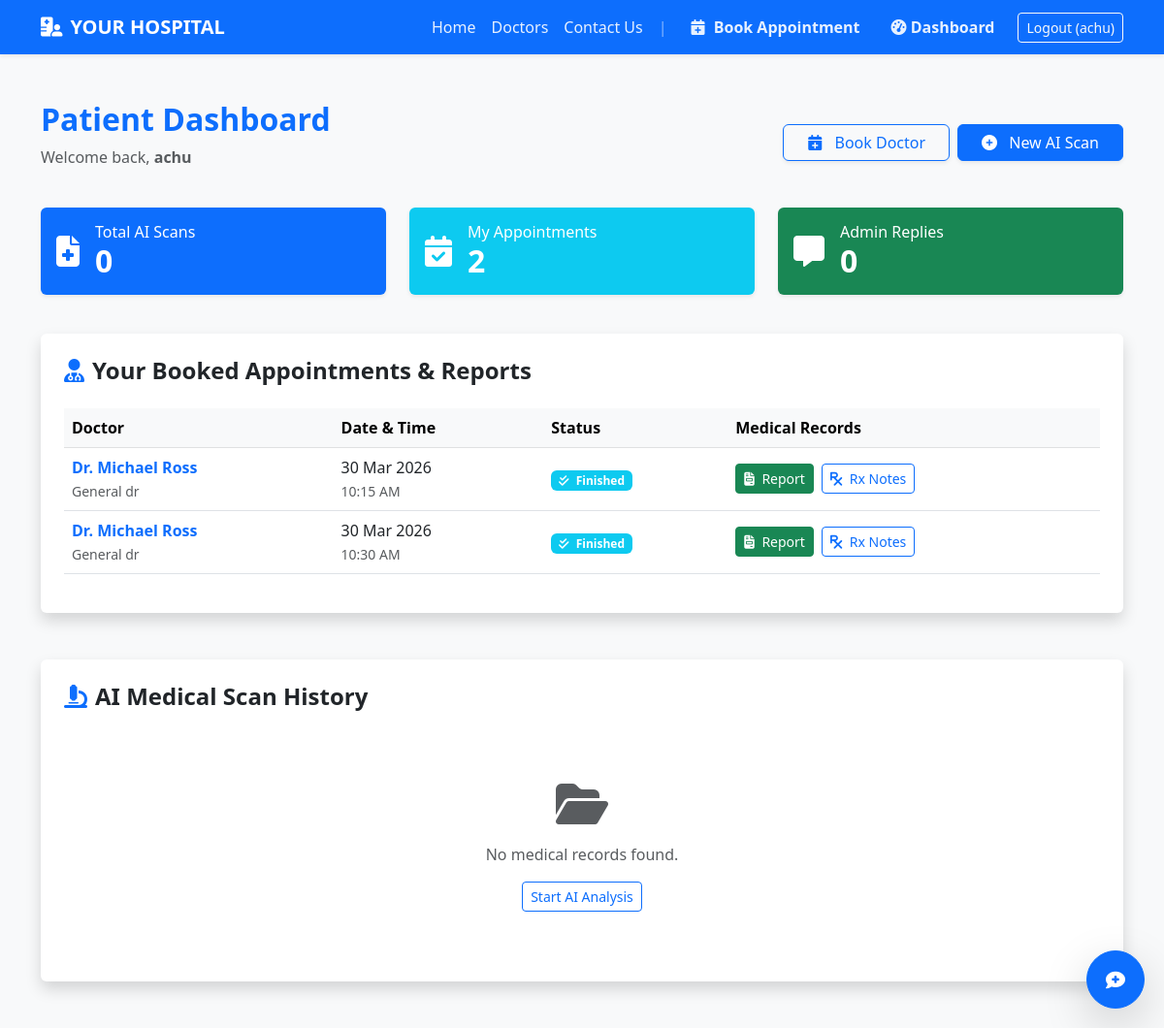
Page /dashboard/ (signed in) on the earlier database version.
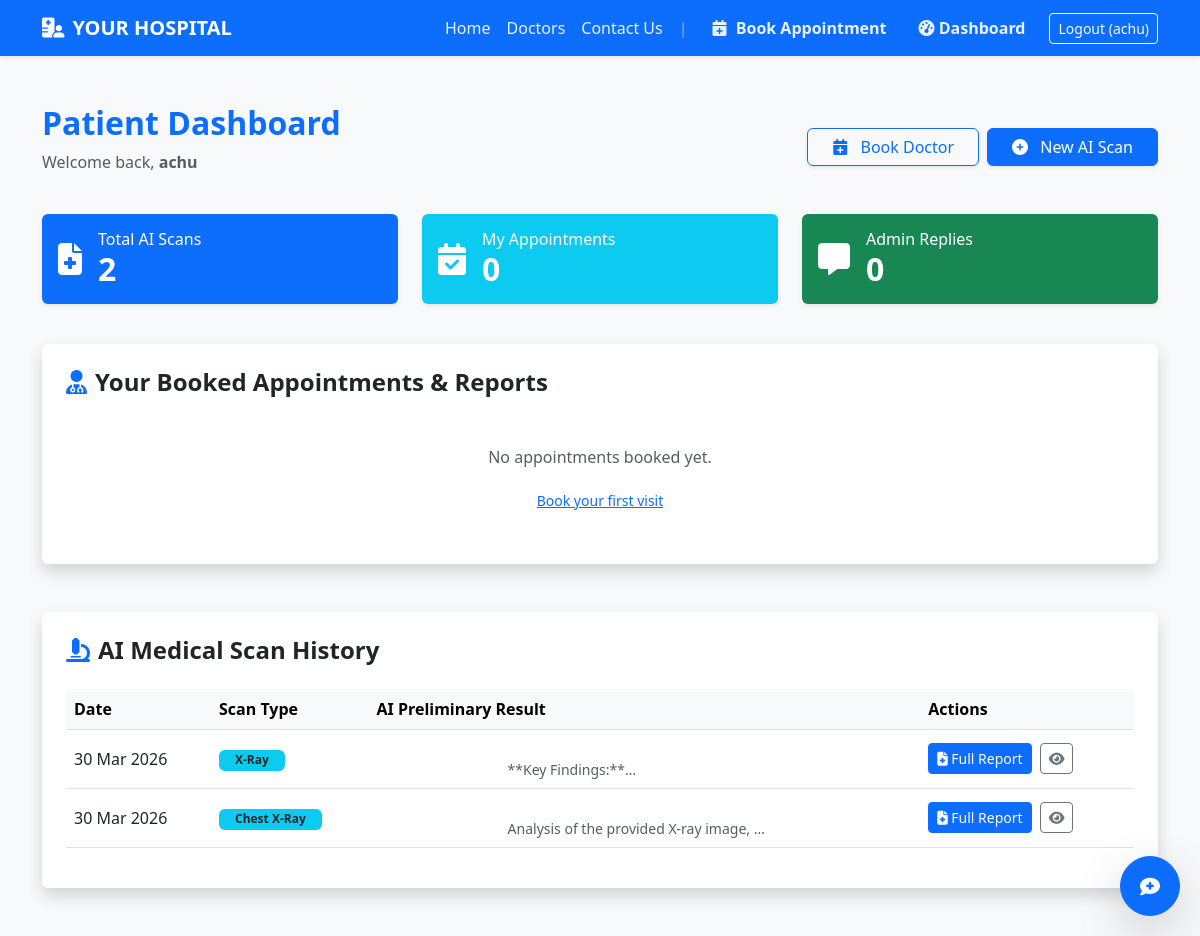
Same page on the later database version.
### core/models.py (models this page shows, shortened)
class Appointment(models.Model):
    patient = models.ForeignKey(User, on_delete=models.CASCADE, related_name='appointments')
    doctor = models.ForeignKey(Doctor, on_delete=models.CASCADE)
    date = models.DateField()
    time_slot = models.CharField(max_length=50)
    symptoms = models.TextField(blank=True)
    created_at = models.DateTimeField(auto_now_add=True)
    is_completed = models.BooleanField(default=False)
    report_image = models.ImageField(upload_to='patient_reports/', blank=True, null=True)
    prescription_notes = models.TextField(blank=True, null=True)
    class Meta:
        unique_together = ('doctor', 'date', 'time_slot')

class Doctor(models.Model):
    name = models.CharField(max_length=100) # e.g., "Dr. Aswin S."
    specialization = models.CharField(max_length=100) # e.g., "Radiologist"
    bio = models.TextField(blank=True, help_text="Short description of the doctor")

### ai_services/models.py (models this page shows, shortened)
class PatientHistory(models.Model):
    patient = models.ForeignKey(User, on_delete=models.CASCADE)
    scan_type = models.CharField(max_length=50) # e.g., X-ray, CT Scan
    image = models.ImageField(upload_to='scans/')
    ai_analysis = models.TextField()
    date_uploaded = models.DateTimeField(auto_now_add=True)

### core/views.py (the view)
# urls.py: path('dashboard/', views.dashboard, name='dashboard'),
@login_required
def dashboard(request):
    history = PatientHistory.objects.filter(patient=request.user).order_by('-date_uploaded')
    appointments = Appointment.objects.filter(patient=request.user).order_by('-date')
    my_messages = ContactMessage.objects.filter(user=request.user).order_by('-created_at')
    context = {
        'history': history,
        'appointments': appointments,
        'my_messages': my_messages,
        'today': date.today()
    }
    return render(request, 'dashboard.html', context)

### core/templates/dashboard.html (shortened to what this page needs)
{% extends 'base.html' %}
{% block content %}
<div class="container my-5">
    <div class="d-flex justify-content-between align-items-center mb-4">
        <div>
            <h2 class="fw-bold text-primary">Patient Dashboard</h2>
            <p class="text-muted">Welcome back, <strong>{{ user.username }}</strong></p>
        </div>
        <div class="d-flex gap-2">
            <a href="{% url 'book_appointment' %}" class="btn btn-outline-primary shadow-sm px-4">
                <i class="fa-solid fa-calendar-plus me-2"></i> Book Doctor
            </a>
            <a href="{% url 'upload_scan' %}" class="btn btn-primary shadow-sm px-4">
                <i class="fa-solid fa-plus-circle me-2"></i> New AI Scan
            </a>
        </div>
    </div>
    <div class="row mb-4">
        <div class="col-md-4 mb-3">
            <div class="card border-0 shadow-sm bg-primary text-white p-3">
                <div class="d-flex align-items-center">
                    <i class="fa-solid fa-file-medical fa-2x me-3"></i>
                    <div>
                        <h6 class="mb-0">Total AI Scans</h6>
                        <h2 class="fw-bold mb-0">{{ history.count }}</h2>
                    </div>
                </div>
            </div>
        </div>
        <div class="col-md-4 mb-3">
            <div class="card border-0 shadow-sm bg-info text-white p-3">
                <div class="d-flex align-items-center">
                    <i class="fa-solid fa-calendar-check fa-2x me-3"></i>
                    <div>
                        <h6 class="mb-0">My Appointments</h6>
                        <h2 class="fw-bold mb-0">{{ appointments.count }}</h2>
                    </div>
                </div>
            </div>
        </div>
        <div class="col-md-4 mb-3">
            <div class="card border-0 shadow-sm bg-success text-white p-3">
                <div class="d-flex align-items-center">
                    <i class="fa-solid fa-message fa-2x me-3"></i>
                    <div>
                        <h6 class="mb-0">Admin Replies</h6>
                        <h2 class="fw-bold mb-0">{{ my_messages.count }}</h2>
                    </div>
                </div>
            </div>
        </div>
    </div>
    <div class="card shadow border-0 mb-5">
        <div class="card-body p-4">
            <h4 class="fw-bold mb-4 text-dark"><i class="fa-solid fa-user-doctor me-2 text-primary"></i>Your Booked Appointments & Reports</h4>
            {% if appointments %}
            <div class="table-responsive">
                <table class="table table-hover align-middle">
                    <thead class="table-light">
                        <tr>
                            <th>Doctor</th>
                            <th>Date & Time</th>
                            <th>Status</th>
                            <th>Medical Records</th>
                        </tr>
                    </thead>
                    <tbody>
                        {% for appt in appointments %}
                        <tr>
                            <td>
                                <span class="fw-bold text-primary">{{ appt.doctor.name }}</span><br>
                                <small class="text-muted">{{ appt.doctor.specialization }}</small>
                            </td>
                            <td>
                                <div>{{ appt.date|date:"d M Y" }}</div>
                                <small class="text-muted">{{ appt.time_slot }}</small>
                            </td>
                            <td>
                                {% if appt.is_completed %}
                                    <span class="badge bg-info text-white"><i class="fa-solid fa-check-double me-1"></i> Finished</span>
                                {% elif appt.date >= today %}
                                    <span class="badge bg-success shadow-sm">Upcoming</span>
                                {% else %}
                                    <span class="badge bg-secondary">Completed</span>
                                {% endif %}
                            </td>
                            <td>
                                {% if appt.is_completed %}
                                    <div class="d-flex gap-2">
                                        {% if appt.report_image %}
                                            <a href="{{ appt.report_image.url }}" target="_blank" class="btn btn-sm btn-success">
                                                <i class="fa-solid fa-file-invoice me-1"></i> Report
                                            </a>
                                        {% endif %}
                                        {% if appt.prescription_notes %}
                                            <button class="btn btn-sm btn-outline-primary" data-bs-toggle="modal" data-bs-target="#notesModal{{ appt.id }}">
                                                <i class="fa-solid fa-prescription me-1"></i> Rx Notes
                                            </button>
                                        {% endif %}
                                    </div>
                                {% else %}
                                    <span class="text-muted small italic">Processing report...</span>
                                {% endif %}
                            </td>
                        </tr>
                        {% endfor %}
                    </tbody>
                </table>
            </div>
            {% else %}
            <div class="text-center py-4">
                <p class="text-muted italic">No appointments booked yet.</p>
                <a href="{% url 'book_appointment' %}" class="btn btn-sm btn-link">Book your first visit</a>
            </div>
            {% endif %}
        </div>
    </div>
    <div class="card shadow border-0">
        <div class="card-body p-4">
            <h4 class="fw-bold mb-4 text-dark"><i class="fa-solid fa-microscope me-2 text-primary"></i>AI Medical Scan History</h4>
            {% if history %}
            <div class="table-responsive">
                <table class="table table-hover align-middle">
                    <thead class="table-light">
                        <tr>
                            <th>Date</th>
                            <th>Scan Type</th>
                            <th>AI Preliminary Result</th>
                            <th>Actions</th>
                        </tr>
                    </thead>
                    <tbody>
                        {% for item in history %}
                        <tr>
                            <td>{{ item.date_uploaded|date:"d M Y" }}</td>
                            <td><span class="badge bg-info text-dark px-3">{{ item.scan_type }}</span></td>
                            <td>
                                <div class="text-muted small" style="max-width: 400px; white-space: pre-wrap; display: -webkit-box; -webkit-line-clamp: 2; -webkit-box-orient: vertical; overflow: hidden;">
                                    {{ item.ai_analysis }}
                                </div>
                            </td>
                            <td>
                                <div class="d-flex gap-2">
                                    <a href="{% url 'report_detail' item.pk %}" class="btn btn-sm btn-primary">
                                        <i class="fa-solid fa-file-medical"></i> Full Report
                                    </a>
                                    <a href="{{ item.image.url }}" target="_blank" class="btn btn-sm btn-outline-secondary">
                                        <i class="fa-solid fa-eye"></i>
                                    </a>
                                </div>
                            </td>
                        </tr>
                        {% endfor %}
                    </tbody>
                </table>
            </div>
            {% else %}
            <div class="text-center py-5">
                <i class="fa-solid fa-folder-open fa-3x text-muted mb-3"></i>
                <p class="text-muted">No medical records found.</p>
                <a href="{% url 'upload_scan' %}" class="btn btn-outline-primary btn-sm">Start AI Analysis</a>
            </div>
            {% endif %}
        </div>
    </div>
</div>
{% endblock %}

### core/templates/base.html (shortened to what this page needs)
<!DOCTYPE html>
<html lang="en">
<head>
    <link href="https://cdn.jsdelivr.net/npm/bootstrap@5.3.0/dist/css/bootstrap.min.css" rel="stylesheet">
    <link rel="stylesheet" href="https://cdnjs.cloudflare.com/ajax/libs/font-awesome/6.4.0/css/all.min.css">
</head>
<body class="bg-light">
    <nav class="navbar navbar-expand-lg navbar-dark bg-primary shadow-sm">
        <div class="container">
            <a class="navbar-brand fw-bold" href="{% url 'home' %}">
                <i class="fa-solid fa-hospital-user me-2"></i>YOUR HOSPITAL
            </a>
            <div class="collapse navbar-collapse" id="navbarNav">
                <ul class="navbar-nav ms-auto align-items-center">
                    <li class="nav-item"><a class="nav-link" href="{% url 'home' %}">Home</a></li>
                    <li class="nav-item"><a class="nav-link" href="{% url 'doctors' %}">Doctors</a></li>
                    <li class="nav-item"><a class="nav-link" href="{% url 'contact' %}">Contact Us</a></li>
                    <span class="mx-2 text-white-50">|</span>
                    {% if user.is_authenticated %}
                        <li class="nav-item">
                            <a class="nav-link text-white fw-bold mx-2" href="{% url 'book_appointment' %}">
                                <i class="fa-solid fa-calendar-plus me-1"></i> Book Appointment
                            </a>
                        </li>
                        <li class="nav-item">
                            <a class="nav-link text-warning fw-bold mx-2" href="{% url 'dashboard' %}">
                                <i class="fa-solid fa-gauge-high"></i> Dashboard
                            </a>
                        </li>
                        <li class="nav-item">
                            <form action="{% url 'logout' %}" method="post" class="d-inline">
                                <button type="submit" class="btn btn-sm btn-outline-light ms-2">
                                    Logout ({{ user.username }})
                                </button>
                            </form>
                        </li>
                    {% endif %}
                </ul>
            </div>
        </div>
    </nav>
    {% block content %}{% endblock %}
    <button onclick="toggleChat()" class="btn btn-primary rounded-circle position-fixed shadow-lg d-flex align-items-center justify-content-center" style="bottom: 20px; right: 20px; width: 60px; height: 60px; z-index: 2000;">
        <i class="fa-solid fa-comment-medical fa-lg"></i>
    </button>
</body>
</html>

### core/templates/base.html (style rules this page uses)
.navbar-dark .nav-link { color: rgba(255,255,255,0.9) !important; }

Differences in the rows shown:
removed Appointment: doctor.name "Dr. Michael Ross", doctor.specialization "General dr", date "30 Mar 2026", time_slot "10:15 AM", is_completed True (drawn)
removed Appointment: doctor.name "Dr. Michael Ross", doctor.specialization "General dr", date "30 Mar 2026", time_slot "10:30 AM", is_completed True (drawn)
added PatientHistory: date_uploaded "30 Mar 2026", scan_type "X-Ray", ai_analysis "**Key…"
added PatientHistory: date_uploaded "30 Mar 2026", scan_type "Chest X-Ray", ai_analysis "Analysis of the provided X-ray…"
Other differences:
{{ history.count }}: "0" → "2"
{{ appointments.count }}: "2" → "0"
text no longer shown: "Doctor Date & Time Status Medical Records No medical records found. Start AI Analysis"
text now shown: "No appointments booked yet. Book your first visit Date Scan Type AI Preliminary Result Actions"
